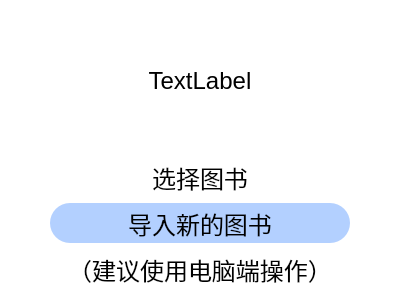
<?xml version="1.0" encoding="UTF-8"?>
<ui version="4.0">
 <class>ChooseBookPage</class>
 <widget class="QFrame" name="ChooseBookPage">
  <property name="geometry">
   <rect>
    <x>0</x>
    <y>0</y>
    <width>400</width>
    <height>300</height>
   </rect>
  </property>
  <property name="windowTitle">
   <string>Frame</string>
  </property>
  <property name="styleSheet">
   <string notr="true">background-color: rgb(255, 255, 255);</string>
  </property>
  <layout class="QGridLayout" name="gridLayout">
   <item row="4" column="0">
    <widget class="QLabel" name="label_3">
     <property name="maximumSize">
      <size>
       <width>16777215</width>
       <height>40</height>
      </size>
     </property>
     <property name="font">
      <font>
       <pointsize>18</pointsize>
      </font>
     </property>
     <property name="text">
      <string>（建议使用电脑端操作）</string>
     </property>
     <property name="alignment">
      <set>Qt::AlignCenter</set>
     </property>
    </widget>
   </item>
   <item row="2" column="0">
    <widget class="QPushButton" name="addBook">
     <property name="minimumSize">
      <size>
       <width>0</width>
       <height>40</height>
      </size>
     </property>
     <property name="maximumSize">
      <size>
       <width>300</width>
       <height>16777215</height>
      </size>
     </property>
     <property name="font">
      <font>
       <pointsize>18</pointsize>
      </font>
     </property>
     <property name="styleSheet">
      <string notr="true">QPushButton{background-color: rgb(179, 208, 255); border-radius: 20px;  border: 1px rgb(179, 208, 255);}</string>
     </property>
     <property name="text">
      <string>导入新的图书</string>
     </property>
    </widget>
   </item>
   <item row="0" column="0">
    <widget class="QLabel" name="booksLabel">
     <property name="font">
      <font>
       <pointsize>18</pointsize>
      </font>
     </property>
     <property name="styleSheet">
      <string notr="true"/>
     </property>
     <property name="text">
      <string>TextLabel</string>
     </property>
     <property name="alignment">
      <set>Qt::AlignCenter</set>
     </property>
    </widget>
   </item>
   <item row="1" column="0">
    <widget class="QLabel" name="label_2">
     <property name="sizePolicy">
      <sizepolicy hsizetype="Preferred" vsizetype="Minimum">
       <horstretch>0</horstretch>
       <verstretch>0</verstretch>
      </sizepolicy>
     </property>
     <property name="maximumSize">
      <size>
       <width>16777215</width>
       <height>40</height>
      </size>
     </property>
     <property name="font">
      <font>
       <pointsize>18</pointsize>
      </font>
     </property>
     <property name="text">
      <string>选择图书</string>
     </property>
     <property name="alignment">
      <set>Qt::AlignCenter</set>
     </property>
    </widget>
   </item>
  </layout>
 </widget>
 <resources/>
 <connections/>
</ui>
